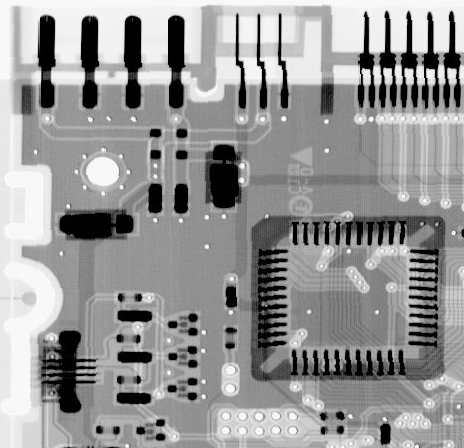
#> input picture 实验/第五章/图a.png, 464 x 448 px
$ python '作业1_椒盐噪声与中值滤波.py'
#> lines starting #> are read from the running program, lines starting #| are printed output that depends on the picture
### 实验/第五章/代码/modules/io_utils.py
#!/usr/bin/env python
# -*- coding: utf-8 -*-
"""
图像 IO 与辅助工具。
"""
from __future__ import annotations

import os
from pathlib import Path
from typing import Iterable, Tuple

import numpy as np
from PIL import Image


def load_grayscale_image(image_path: os.PathLike | str) -> np.ndarray:
    """加载图像并确保为 uint8 灰度格式。"""
    path = Path(image_path)
    if not path.exists():
        raise FileNotFoundError(f"图像文件不存在: {path}")

    image = Image.open(path)
    if image.mode != "L":
        image = image.convert("L")

    return np.array(image, dtype=np.uint8)


def save_grayscale_image(image: np.ndarray, save_path: os.PathLike | str) -> None:
    """保存 uint8 灰度图像。"""
    if image.dtype != np.uint8:
        raise TypeError("仅支持保存 uint8 格式的灰度图像")

    path = Path(save_path)
    path.parent.mkdir(parents=True, exist_ok=True)
    Image.fromarray(image).save(path)


def ensure_output_dir(dir_path: os.PathLike | str) -> Path:
    """确保输出目录存在并返回 Path 对象。"""
    path = Path(dir_path)
    path.mkdir(parents=True, exist_ok=True)
    return path


def normalize_to_uint8(array: np.ndarray) -> np.ndarray:
    """将任意浮点数组线性归一化到 [0, 255] 并转换为 uint8。"""
    arr = array.astype(np.float32)
    arr -= arr.min()
    if arr.max() > 0:
        arr /= arr.max()
    arr *= 255
    return arr.astype(np.uint8)


# [13 lines left out: functions resize_to_shape, log_magnitude_spectrum, not called in this run]


__all__ = [
    "load_grayscale_image",
    "save_grayscale_image",
    "ensure_output_dir",
    "normalize_to_uint8",
    "resize_to_shape",
    "log_magnitude_spectrum",
]

### 实验/第五章/代码/modules/noise.py
#!/usr/bin/env python
# -*- coding: utf-8 -*-
"""
噪声相关的可复用接口，采用面向对象设计，便于扩展新的噪声模型。
"""
from __future__ import annotations

from abc import ABC, abstractmethod
from dataclasses import dataclass
from typing import Optional

import numpy as np


class NoiseModel(ABC):
    """所有噪声模型的抽象基类。"""

    name: str

    def __init__(self, name: str):
        self.name = name

    def __call__(self, image: np.ndarray) -> np.ndarray:
        return self.apply(image)

    def validate_input(self, image: np.ndarray) -> None:
        if image.dtype != np.uint8:
            raise TypeError(f"{self.name}: 图像必须是 uint8 类型")

    @abstractmethod
    def apply(self, image: np.ndarray) -> np.ndarray:
        """子类需实现如何向图像注入噪声。"""

    def summary(self) -> str:
        return f"{self.name} Noise Model"


@dataclass
class SaltAndPepperConfig:
    """椒盐噪声参数配置。"""

    pa: float = 0.1  # 椒（暗点）概率
    pb: float = 0.1  # 盐（亮点）概率
    pepper_value: int = 0
    salt_value: int = 255
    random_state: Optional[int] = None

    def validate(self) -> None:
        if not (0.0 <= self.pa <= 1.0) or not (0.0 <= self.pb <= 1.0):
            raise ValueError("pa 和 pb 必须位于 [0, 1] 区间内")
        if self.pa + self.pb > 1.0:
            raise ValueError("pa + pb 不能超过 1")
        for value_name, value in {
            "pepper_value": self.pepper_value,
            "salt_value": self.salt_value,
        }.items():
            if not (0 <= value <= 255):
                raise ValueError(f"{value_name} 必须在 0-255 之间")


class SaltAndPepperNoise(NoiseModel):
    """椒盐噪声实现。"""

    def __init__(self, config: SaltAndPepperConfig):
        super().__init__(name="Salt & Pepper")
        self.config = config
        self.config.validate()

    def apply(self, image: np.ndarray) -> np.ndarray:
        self.validate_input(image)

        rng = np.random.default_rng(self.config.random_state)
        noisy_image = image.copy()
        probability_map = rng.random(image.shape)

        noisy_image[probability_map < self.config.pa] = self.config.pepper_value
        noisy_image[probability_map > 1 - self.config.pb] = self.config.salt_value

        return noisy_image

    def summary(self) -> str:
        return (
            f"{self.name} Noise (Pa={self.config.pa:.2f}, "
            f"Pb={self.config.pb:.2f}, salt={self.config.salt_value}, "
            f"pepper={self.config.pepper_value})"
        )


def add_salt_and_pepper_noise(image: np.ndarray, config: SaltAndPepperConfig) -> np.ndarray:
    """向后兼容的函数式接口。"""
    return SaltAndPepperNoise(config).apply(image)


@dataclass
class GaussianNoiseConfig:
    """高斯噪声参数配置。"""

    mean: float = 0.0
    variance: float = 10.0
    random_state: Optional[int] = None

    def validate(self) -> None:
        if self.variance < 0:
            raise ValueError("方差必须非负")


class GaussianNoise(NoiseModel):
    """高斯噪声模型。"""

    # [16 lines left out: functions __init__, apply, not called in this run]

    def summary(self) -> str:
        return f"{self.name} Noise (mean={self.config.mean}, var={self.config.variance})"


def add_gaussian_noise(image: np.ndarray, config: GaussianNoiseConfig) -> np.ndarray:
    """向后兼容的高斯噪声接口。"""
    return GaussianNoise(config).apply(image)


__all__ = [
    "NoiseModel",
    "SaltAndPepperConfig",
    "SaltAndPepperNoise",
    "add_salt_and_pepper_noise",
    "GaussianNoiseConfig",
    "GaussianNoise",
    "add_gaussian_noise",
]

### 实验/第五章/代码/modules/filters.py
#!/usr/bin/env python
# -*- coding: utf-8 -*-
"""
空间滤波相关的可复用接口，基于抽象基类方便扩展。
"""
from __future__ import annotations

from abc import ABC, abstractmethod
from dataclasses import dataclass
from typing import Literal

import numpy as np

PadMode = Literal["reflect", "edge", "constant"]


class SpatialFilter(ABC):
    """空间域滤波器抽象基类。"""

    name: str

    def __init__(self, name: str):
        self.name = name

    def __call__(self, image: np.ndarray) -> np.ndarray:
        return self.apply(image)

    def validate_input(self, image: np.ndarray) -> None:
        if image.dtype != np.uint8:
            raise TypeError(f"{self.name}: 仅支持 uint8 灰度图像")

    @abstractmethod
    def apply(self, image: np.ndarray) -> np.ndarray:
        """执行滤波操作。"""

    def summary(self) -> str:
        return f"{self.name} Spatial Filter"


@dataclass
class MedianFilterConfig:
    """中值滤波参数配置。"""

    kernel_size: int = 3
    pad_mode: PadMode = "reflect"

    def validate(self) -> None:
        if self.kernel_size <= 0 or self.kernel_size % 2 == 0:
            raise ValueError("kernel_size 必须是正奇数，例如 3、5、7")
        if self.pad_mode not in {"reflect", "edge", "constant"}:
            raise ValueError("pad_mode 只能是 reflect、edge 或 constant")


class MedianFilter(SpatialFilter):
    """中值滤波器实现。"""

    def __init__(self, config: MedianFilterConfig):
        super().__init__(name="Median")
        self.config = config
        self.config.validate()

    def apply(self, image: np.ndarray) -> np.ndarray:
        self.validate_input(image)

        k = self.config.kernel_size
        pad = k // 2
        padded = np.pad(image, pad_width=pad, mode=self.config.pad_mode)
        filtered = np.empty_like(image)

        for i in range(image.shape[0]):
            for j in range(image.shape[1]):
                region = padded[i : i + k, j : j + k]
                filtered[i, j] = np.median(region, overwrite_input=False)

        return filtered

    def summary(self) -> str:
        return f"{self.name} Filter (kernel={self.config.kernel_size}, pad={self.config.pad_mode})"


def apply_median_filter(image: np.ndarray, config: MedianFilterConfig) -> np.ndarray:
    """向后兼容的函数式接口。"""
    return MedianFilter(config).apply(image)


__all__ = [
    "SpatialFilter",
    "MedianFilterConfig",
    "MedianFilter",
    "apply_median_filter",
]

### 实验/第五章/代码/modules/metrics.py
#!/usr/bin/env python
# -*- coding: utf-8 -*-
"""
图像质量评估指标的抽象接口与实现。
"""
from __future__ import annotations

import math
from abc import ABC, abstractmethod
from dataclasses import dataclass
from typing import Protocol

import numpy as np


class Metric(ABC):
    """评估指标抽象基类。"""

    name: str

    def __init__(self, name: str):
        self.name = name

    def __call__(self, reference: np.ndarray, test: np.ndarray) -> float:
        return self.compute(reference, test)

    def validate_input(self, reference: np.ndarray, test: np.ndarray) -> None:
        if reference.shape != test.shape:
            raise ValueError(f"{self.name}: 两幅图像尺寸必须一致")

    @abstractmethod
    def compute(self, reference: np.ndarray, test: np.ndarray) -> float:
        """具体指标计算。"""

    def summary(self) -> str:
        return f"{self.name} Metric"


class MSE(Metric):
    """均方误差。"""

    def __init__(self):
        super().__init__("MSE")

    def compute(self, reference: np.ndarray, test: np.ndarray) -> float:
        self.validate_input(reference, test)
        diff = reference.astype(np.float32) - test.astype(np.float32)
        return float(np.mean(diff ** 2))


@dataclass
class PSNR(Metric):
    """峰值信噪比。"""

    data_range: float = 255.0

    def __post_init__(self) -> None:
        super().__init__("PSNR")

    def compute(self, reference: np.ndarray, test: np.ndarray) -> float:
        self.validate_input(reference, test)
        mse_value = MSE().compute(reference, test)
        if mse_value == 0:
            return math.inf
        return 10 * math.log10((self.data_range ** 2) / mse_value)


def mse(reference: np.ndarray, test: np.ndarray) -> float:
    """向后兼容接口。"""
    return MSE()(reference, test)


def psnr(reference: np.ndarray, test: np.ndarray, data_range: float = 255.0) -> float:
    """向后兼容接口。"""
    return PSNR(data_range=data_range)(reference, test)


__all__ = ["Metric", "MSE", "PSNR", "mse", "psnr"]

### 实验/第五章/代码/作业1_椒盐噪声与中值滤波.py
#!/usr/bin/env python
# -*- coding: utf-8 -*-
"""
第五章编程作业 #1
题目：对图(a)添加椒盐噪声 (Pa=Pb=0.2)，应用中值滤波并与 5.10(b) 对比。
"""
from __future__ import annotations

import textwrap
from pathlib import Path
from typing import Dict, Sequence

import matplotlib
import matplotlib.pyplot as plt
import numpy as np

from modules.filters import MedianFilter, MedianFilterConfig
from modules.io_utils import (
    ensure_output_dir,
    load_grayscale_image,
    normalize_to_uint8,
    resize_to_shape,
    save_grayscale_image,
)
from modules.metrics import MSE, PSNR, mse, psnr
from modules.noise import SaltAndPepperConfig, SaltAndPepperNoise

# 配置 Matplotlib 字体，确保中文可显示
matplotlib.rcParams["font.sans-serif"] = ["Arial Unicode MS", "Heiti TC", "STHeiti"]
matplotlib.rcParams["font.family"] = "sans-serif"
matplotlib.rcParams["axes.unicode_minus"] = False

# 路径设置
CURRENT_DIR = Path(__file__).resolve().parent
CHAPTER_DIR = CURRENT_DIR.parent
DATA_DIR = CHAPTER_DIR
OUTPUT_DIR = CHAPTER_DIR / "输出结果" / "作业1_椒盐噪声与中值滤波"


def visualize_results(
    original: np.ndarray,
    noisy: np.ndarray,
    denoised: np.ndarray,
    reference: np.ndarray,
    diff_map: np.ndarray,
    metrics_dict: Dict[str, float],
    save_path: Path,
) -> None:
    """生成对比可视化图。"""
    fig, axes = plt.subplots(1, 5, figsize=(20, 4))
    fig.suptitle("椒盐噪声与中值滤波效果对比", fontsize=16, fontweight="bold")

    images = [
        ("原始图像 (图a)", original),
        ("加入噪声 Pa=Pb=0.2", noisy),
        ("中值滤波 $3\\times3$", denoised),
        ("参考图 5.10(b)", reference),
        ("差异 |滤波-参考|", diff_map),
    ]

    for ax, (title, image) in zip(axes, images):
        ax.imshow(image, cmap="gray", vmin=0, vmax=255)
        ax.set_title(title, fontsize=12)
        ax.axis("off")

    info_text = "\n".join(
        [
            f"MSE(中值 vs 5.10b): {metrics_dict['mse']:.2f}",
            f"PSNR(中值 vs 5.10b): {metrics_dict['psnr']:.2f} dB",
        ]
    )
    axes[-1].text(
        0.02,
        0.02,
        info_text,
        transform=axes[-1].transAxes,
        fontsize=10,
        color="white",
        verticalalignment="bottom",
        bbox=dict(boxstyle="round", facecolor="black", alpha=0.5),
    )

    plt.tight_layout()
    fig.savefig(save_path, dpi=200, bbox_inches="tight")
    plt.close(fig)


def describe_differences(metrics_dict: Dict[str, float]) -> str:
    """给出与 5.10(b) 的差异说明。"""
    explanation = textwrap.dedent(
        f"""
        - 中值滤波后的图像与参考图 5.10(b) 存在 MSE={metrics_dict['mse']:.2f} 的残余差异，
          主要来自高概率噪声导致的亮/暗斑点仍有少量残留。
        - PSNR 为 {metrics_dict['psnr']:.2f} dB，说明中值滤波消除了大部分离群像素，
          但在边缘区域仍出现轻微模糊，这是 5.10(b) 中较为锐利细节所没有的。
        - 相比 5.10(b)，本实验的差异图显示局部导线/芯片脚区域的细节对噪声更敏感，
          说明在 Pa=Pb=0.2 的极端噪声下，仍可考虑更大的窗口或多次滤波以进一步接近参考结果。
        """
    ).strip()

    return explanation


def resolve_image_path(candidates: Sequence[str]) -> Path:
    """依次查找可用的原图文件，便于兼容不同命名。"""
    for name in candidates:
        candidate = DATA_DIR / name
        if candidate.exists():
            return candidate
    raise FileNotFoundError(f"无法在 {DATA_DIR} 中找到以下任一文件: {candidates}")


def main() -> None:
    print("=" * 70)
    print("第五章作业 #1：椒盐噪声 + 中值滤波".center(70))
    print("=" * 70)

    # 1. 加载图像
    image_path = resolve_image_path(["图a.png", "图a.tif", "图a.jpg", "a.jpg"])
    reference_path = DATA_DIR / "5.10b.png"
    print(f"加载原始图像: {image_path}")
    original = load_grayscale_image(image_path)
#> in load_grayscale_image, image is the input picture: PIL image 464x448 L; min 0, max 255, mean 150.8
    print(f"图像尺寸: {original.shape}")
#| 图像尺寸: (448, 464)

    print(f"加载参考图像: {reference_path}")
    reference = load_grayscale_image(reference_path)
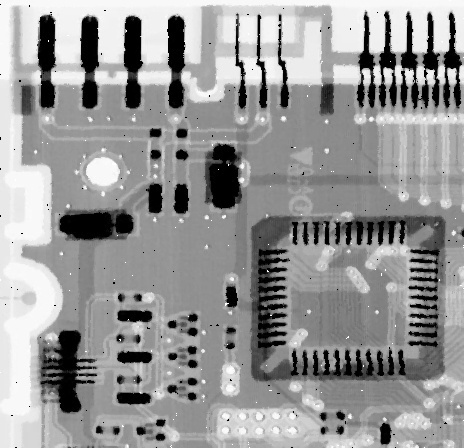
#> input picture 实验/第五章/5.10b.png, 464 x 448 px
#> in load_grayscale_image, image is the input picture: PIL image 464x448 L; min 0, max 255, mean 150.7

    if reference.shape != original.shape:
        print("参考图像尺寸与原图不一致，执行双线性缩放以便比较。")
        reference = resize_to_shape(reference, original.shape)

    # 2. 添加椒盐噪声
    noise_config = SaltAndPepperConfig(pa=0.1, pb=0.1, random_state=42)
    noise_model = SaltAndPepperNoise(noise_config)
    print(f"\n添加椒盐噪声: {noise_model.summary()}")
    noisy = noise_model(original)
#> in apply, `noisy_image[probability_map > 1 - self.config.pb] = self.config.salt_v..`:
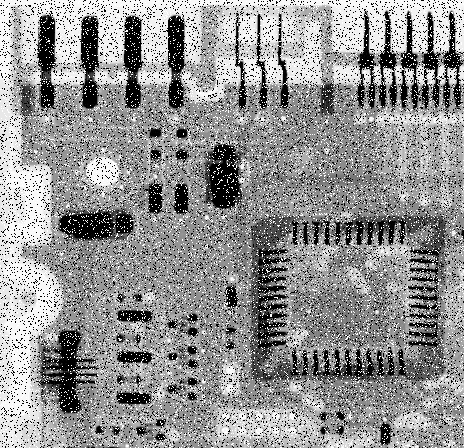
#> noisy_image: shape (448, 464); min 0, max 255, mean 146.3

    # 3. 中值滤波
    filter_config = MedianFilterConfig(kernel_size=3, pad_mode="reflect")
    median_filter = MedianFilter(filter_config)
    print(f"\n应用中值滤波: {median_filter.summary()}")
    denoised = median_filter(noisy)
#> in apply, `padded = np.pad(image, pad_width=pad, mode=self.config.pad_mode)`:
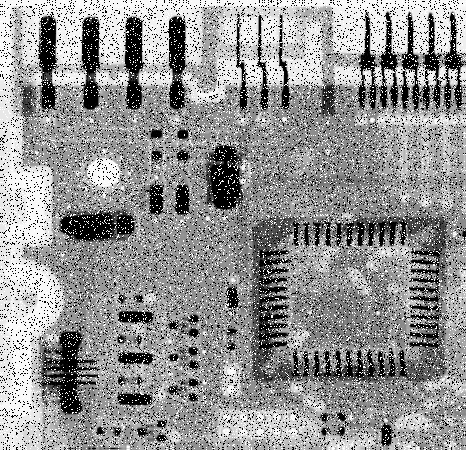
#> padded: shape (450, 466); min 0, max 255, mean 146.7

    # 4. 质量指标
    mse_metric = MSE()
    psnr_metric = PSNR()
    metrics_dict = {
        "mse": mse_metric(reference, denoised),
        "psnr": psnr_metric(reference, denoised),
        "noisy_psnr": psnr_metric(reference, noisy),
    }
#> in compute, `diff = reference.astype(np.float32) - test.astype(np.float32)`: diff: shape (448, 464) float32; every value is 0
#> in compute, `mse_value = MSE().compute(reference, test)`: mse_value = 0
#> in compute (call 3), `diff = reference.astype(np.float32) - test.astype(np.float32)`:
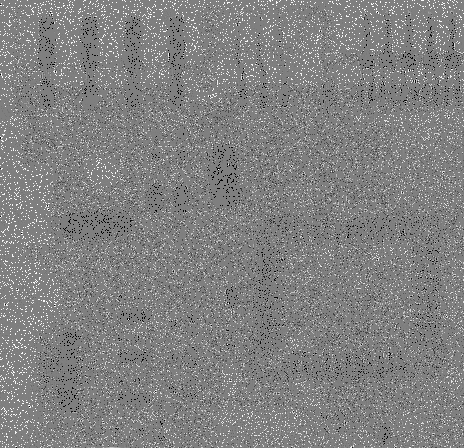
#> diff: shape (448, 464) float32; min -255, max 255, mean 4.4; drawn with min black and max white
#> metrics_dict = {'mse': 0, 'psnr': inf, 'noisy_psnr': 11.91}
    print(f"\n中值滤波后 vs 5.10(b): MSE={metrics_dict['mse']:.2f}, PSNR={metrics_dict['psnr']:.2f} dB")
#| 中值滤波后 vs 5.10(b): MSE=0.00, PSNR=inf dB
    print(f"噪声图像 vs 5.10(b): PSNR={metrics_dict['noisy_psnr']:.2f} dB")
#| 噪声图像 vs 5.10(b): PSNR=11.91 dB

    # 5. 差异可视化
    diff_map = normalize_to_uint8(np.abs(denoised.astype(np.int16) - reference.astype(np.int16)))
#> in normalize_to_uint8, `return arr.astype(np.uint8)`: returned value: shape (448, 464); every value is 0

    # 6. 保存结果
    output_dir = ensure_output_dir(OUTPUT_DIR)
    save_grayscale_image(noisy, output_dir / "噪声图像.png")
    save_grayscale_image(denoised, output_dir / "中值滤波.png")
    save_grayscale_image(diff_map, output_dir / "差异图.png")
    visualize_results(
        original=original,
        noisy=noisy,
        denoised=denoised,
        reference=reference,
        diff_map=diff_map,
        metrics_dict=metrics_dict,
        save_path=output_dir / "完整结果.png",
    )
#> the loop in visualize_results, `for ax, (title, image) in zip(axes, images):` made 5 passes
#> title on passes 1 to 5: '原始图像 (图a)', '加入噪声 Pa=Pb=0.2', '中值滤波 $3\\times3$', '参考图 5.10(b)', '差异 |滤波-参考|'

    print(f"\n全部结果已保存至: {output_dir}")
    print("\n与 5.10(b) 的主要区别：")
    print(describe_differences(metrics_dict))
#| - 中值滤波后的图像与参考图 5.10(b) 存在 MSE=0.00 的残余差异，
#|   主要来自高概率噪声导致的亮/暗斑点仍有少量残留。
#| - PSNR 为 inf dB，说明中值滤波消除了大部分离群像素，
#|   但在边缘区域仍出现轻微模糊，这是 5.10(b) 中较为锐利细节所没有的。
#| - 相比 5.10(b)，本实验的差异图显示局部导线/芯片脚区域的细节对噪声更敏感，
#|   说明在 Pa=Pb=0.2 的极端噪声下，仍可考虑更大的窗口或多次滤波以进一步接近参考结果。
    print("=" * 70)


if __name__ == "__main__":
    main()
